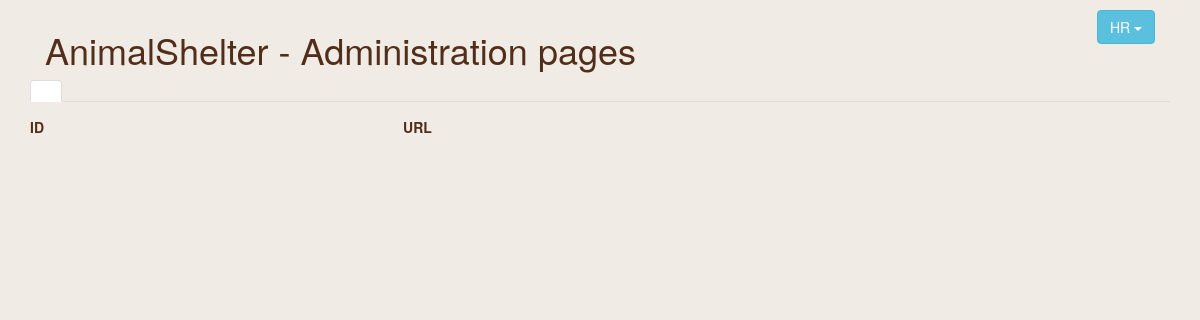
The app's page /admin.php, older data.
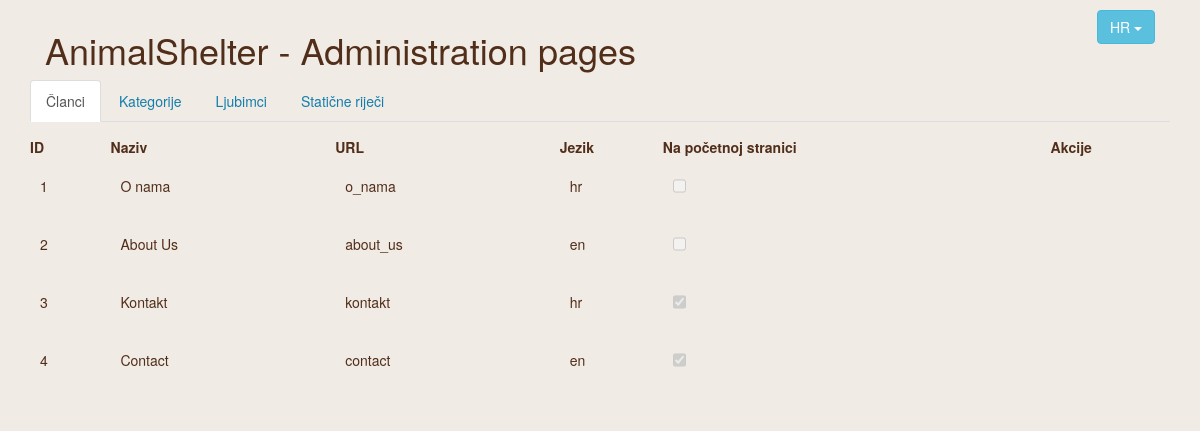
The same page, newer data.
### tables this page shows
CREATE TABLE IF NOT EXISTS `articles` (
  `id` int(11) NOT NULL AUTO_INCREMENT,
  `title` varchar(255) NOT NULL,
  `body` longtext,
  `lang` varchar(2) NOT NULL,
  `url` varchar(255) NOT NULL,
  `in_menu` bit(1) NOT NULL,
  `menu_weight` int(11) DEFAULT NULL,
  `summary` text,
  `on_homepage` bit(1) NOT NULL,
  PRIMARY KEY (`id`)
);

### admin.php (the view, shortened to what this page needs)
<?php
	$conn = new mysqli('localhost', 'root', 'root', 'animal_shelter') or die("Connection failed!");
	$conn->set_charset('utf8');
	if(settype($_GET['article'], "string")) {
		$sql = "SELECT word_id, word FROM static_words WHERE lang like '".$_SESSION['lang']."';";
		$result = $conn->query($sql);
		while($word = $result->fetch_assoc()) {
			$static_words[$word['word_id']] = $word['word'];
		}
	}
?>
<!doctype html>
<html lang="en">
<head>
	<link rel="stylesheet" href="http://maxcdn.bootstrapcdn.com/bootstrap/3.3.4/css/bootstrap.min.css">
	<link rel="stylesheet" type="text/css" href="/js/ckeditor/skins/moono/editor.css">
	<link rel="stylesheet" type="text/css" href="//cdn.datatables.net/1.10.7/css/jquery.dataTables.css">
	<link rel="stylesheet" href="/css/style.css">
</head>
<body>
	<header class="admin-header container">
		<div class="row">
			<div class="col-sm-2">
				<div id="lang-select" class="btn-group">
					<button type="button" class="btn btn-info dropdown-toggle" data-toggle="dropdown" aria-expanded="false">
						<?php print strtoupper($_SESSION['lang']) ?> <span class="caret"></span>
					</button>
				</div>
			</div>
			<div class="col-sm-10"><h1>AnimalShelter - Administration pages</h1></div>
		</div>
	</header>
	<section class="admin-content container">
		<div role="tabpanel">
			<ul class="nav nav-tabs" role="tablist">
				<li role="presentation" class="active"><a href="#articles" aria-controls="articles" role="tab" data-toggle="tab"><?php echo $static_words['articles'] ?></a></li>
				<li role="presentation"><a href="#categories" aria-controls="categories" role="tab" data-toggle="tab"><?php echo $static_words['categories'] ?></a></li>
				<li role="presentation"><a href="#pets" aria-controls="pets" role="tab" data-toggle="tab"><?php echo $static_words['pets'] ?></a></li>
				<li role="presentation"><a href="#static_words" aria-controls="static_words" role="tab" data-toggle="tab"><?php echo $static_words['static_words'] ?></a></li>
			</ul>
			<div class="tab-content">
				<div role="tabpanel" class="tab-pane fade active in" id="articles">
					<table id="articles-table" class="display" cellspacing="0" width="100%">
						<thead>
							<tr>
								<th>ID</th>
								<th><?php echo $static_words['title'] ?></th>
								<th>URL</th>
								<th><?php echo $static_words['lang'] ?></th>
								<th><?php echo $static_words['on_homepage'] ?></th>
								<th><?php echo $static_words['actions'] ?></th>
							</tr>
						</thead>
						<tbody>
							<?php
								$sql = "SELECT id, title, url, lang, on_homepage FROM articles;";
								$result = $conn->query($sql);
							?>
							<?php if ($result && $result->num_rows > 0): ?>
								<?php while($item = $result->fetch_assoc()) : ?>
									<tr>
										<td><?php echo $item['id'] ?></td>
										<td><?php echo $item['title'] ?></td>
										<td><?php echo $item['url'] ?></td>
										<td><?php echo $item['lang'] ?></td>
										<td><input type="checkbox" disabled <?php echo $item['on_homepage'] == 1 ? 'checked' : '' ?>></td>
										<td></td>
									</tr>
								<?php endwhile; ?>
							<?php endif ?>
						</tbody>
					</table>
				</div>
			</div>
		</div>
	</section>
</body>
</html>

### css/style.css (style rules this page uses)
body { color: #512E19; background: #F0EBE5; }
a { color: #147eab; }
header { padding-top: 10px; }
header .row:first-of-type { z-index: 10; }
header #lang-select { float: right; }
table { width: 100%; }
table td { padding: 10px; }
table td * { width: 100%; height: 100%; min-height: 30px; }
header > .row { margin: 0; }
header.admin-header .col-sm-2 { float: right; }
section.admin-content .tab-content { margin: 15px 0; }
section.admin-content table input[type="checkbox"] { width: initial; }

Row changes from the older to the newer data that the page shows:
added articles: id "1", title "O nama", url "o_nama", lang "hr"
added articles: id "2", title "About Us", url "about_us", lang "en"
added articles: id "3", title "Kontakt", url "kontakt", lang "hr", on_homepage "☑"
added articles: id "4", title "Contact", url "contact", lang "en", on_homepage "☑"
Text that changed along with them:
$static_words['articles']: (not shown) → "Članci"
$static_words['categories']: (not shown) → "Kategorije"
$static_words['pets']: (not shown) → "Ljubimci"
$static_words['static_words']: (not shown) → "Statične riječi"
$static_words['title']: (not shown) → "Naziv"
$static_words['lang']: (not shown) → "Jezik"
$static_words['on_homepage']: (not shown) → "Na početnoj stranici"
$static_words['actions']: (not shown) → "Akcije"
